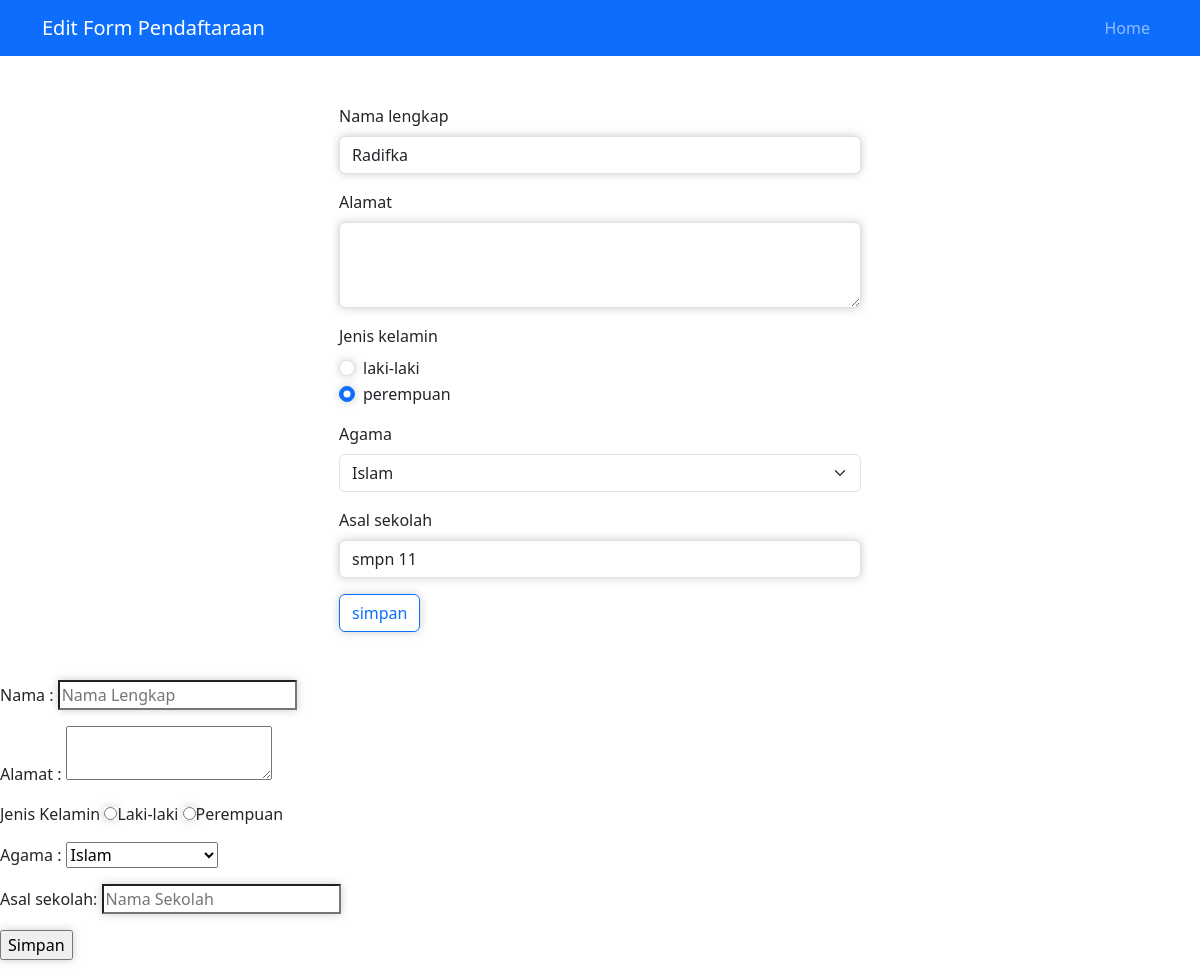
The page /form-edit.php?id=34 on the database its author committed.
### tables this page shows
CREATE TABLE `calon_siswa` (
  `id` int(11) NOT NULL,
  `nama` varchar(64) NOT NULL,
  `alamat` varchar(255) NOT NULL,
  `jenis_kelamin` varchar(16) NOT NULL,
  `agama` varchar(16) NOT NULL,
  `asal_sekolah` varchar(64) NOT NULL
);

### form-edit.php (the view, shortened to what this page needs)
<?php
include("config.php");
$id = $_GET['id'];
$sql = "SELECT * FROM calon_siswa WHERE id=$id";
$query = mysqli_query($db, $sql);
$siswa = mysqli_fetch_assoc($query);
?>
<!DOCTYPE html>
<html lang="en">
<head>
    <link
      href="https://cdn.jsdelivr.net/npm/bootstrap@5.3.3/dist/css/bootstrap.min.css"
      rel="stylesheet"
    />
    <link rel="stylesheet" href="form-edit.css">
</head>
<body>
    <nav class="navbar navbar-expand-lg bg-primary navbar-dark">
      <div class="container">
        <a class="navbar-brand" href="#">Edit Form Pendaftaraan</a>
        <div class="collapse navbar-collapse" id="navbarNav">
          <ul class="navbar-nav ms-auto">
              <li class="nav-item">
              <a class="nav-link" href="index.php">Home</a>
              </li>
          </ul>
        </div>
      </div>
    </nav>
  <section id="form" class="pb-4">
    <br><br>
    <div class="container text-dark">
      <div class="row justify-content-center" data-aos="fade-up"
      data-aos-duration="1300">
        <div class="col-md-6 pe-4 ps-4">
          <form action="proses-edit.php"
          method="POST">
            <div class="mb-3">
              <label for="nama" class="form-label">Nama lengkap</label>
              <input name="nama" type="name" class="form-control" id="nama"
              aria-describedby="nama" value="<?php echo $siswa['nama']?>">
            </div>
            <div class="mb-3">
              <label for="alamat" class="form-label">Alamat</label>
              <textarea name="alamat" class="form-control input" id="alamat" rows="3"
              style="box-shadow: 0px 0px 10px #ccc;" placeholder="" <?php echo
              $siswa['alamat']?> ></textarea>
            </div>
            <div class="mb-3">
              <label for="jenis_kelamin" class="form-label">Jenis kelamin</label>
              <?php $jk = $siswa['jenis_kelamin']; ?>
            <div class="form-check">
                <input class="form-check-input" type="radio"
                name="jenis_kelamin" value="Laki-laki"   id="flexRadioDefault1"
                <?php echo ($jk == 'Laki-laki') ? "checked": ""?>>
                <label class="form-check-label" for="flexRadioDefault1">
                    laki-laki
                </label>
                </div>
                <div class="form-check">
                <input class="form-check-input" type="radio"
                name="jenis_kelamin" value="Perempuan" id="flexRadioDefault2"
                checked  <?php echo ($jk == 'Perempuan') ? "checked": ""?>>
                <label class="form-check-label" for="flexRadioDefault2">
                    perempuan
                </label>
                </div>
            </div>
            <div class="mb-3">
              <label for="agama" class="form-label">Agama</label>
              <?php $agama = $siswa['agama'];?>
              <select class="form-select" aria-label="Default select example" name="agama">
                <option value="1" <?php echo ($agama == 'Islam') ? "selected":
                ""?>>Islam</option>
                </select>
            </div>
            <div class="mb-3">
              <label for="asal_sekolah" class="form-label">Asal sekolah</label>
              <input name="asal_sekolah" type="text" value="<?php echo $siswa['asal_sekolah'] ?>" class="form-control" id="asal_sekolah"
              aria-describedby="asal_sekolah">
            </div>
            <input class="btn btn-outline-primary" type="submit" value="simpan"
            name="simpan">
          </form>
        </div>
      </div>
    </div>
    <br>
  </section>
    <form action="" method="POST">
    <fieldset>
        <p>
            <label for="nama">Nama :</label>
            <input type="text" name="nama" placeholder="Nama Lengkap" />
        </p>
        <p>
            <label for="alamat">Alamat :</label>
            <textarea name="alamat"></textarea>
        </p>
        <p>
            <label for="jenis_kelamin">Jenis Kelamin</label>
            <input type="radio" name="jenis_kelamin" value="Laki-laki" >Laki-laki</label>
            <label for=""><input type="radio" name="jenis_kelamin" value="Perempuan" >Perempuan</label>
        </p>
        <p>
            <label for="agama">Agama :</label>
            <select name="agama">
                <option >Islam</option>
            </select>
        </p>
        <p>
            <label for="asal_sekolah">Asal sekolah: </label>
            <input type="text" name="asal_sekolah" placeholder="Nama Sekolah" value=""/>
        </p>
        <p>
            <input type="submit" value="Simpan" name="simpan">
        </p>
    </fieldset>
    </form>
</body>
</html>

### form-edit.css (style rules this page uses)
input { box-shadow: 0px 0px 10px #ccc; }

### rows shown on the page
calon_siswa: nama "Radifka", jenis_kelamin "☐ laki-laki", jenis_kelamin "☑ perempuan", agama "Islam", asal_sekolah "smpn 11"
